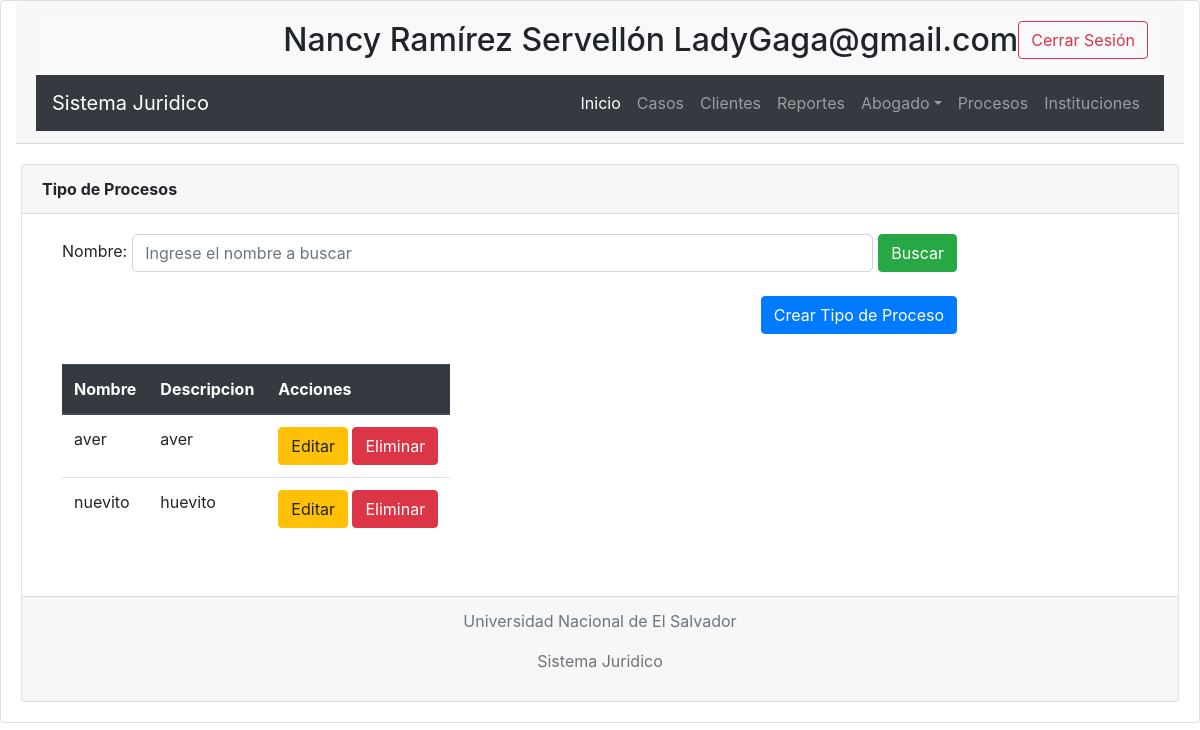
Screenshot of /juridico/tipo_de_proceso/ (signed in) with the database file from the repository.
### Sistema_juridico/models.py (models this page shows, shortened)
class Usuario(AbstractBaseUser,PermissionsMixin):
    correo = models.EmailField(verbose_name='correo electronico',max_length=100,unique=True)
    nombre = models.CharField(max_length = 150)
    apellido = models.CharField(max_length = 150)
    direccion = models.CharField(max_length = 150)
    dui = models.CharField(max_length = 10)
    telefono=models.CharField(max_length = 8)
    fecha_creacion = models.DateField('Fecha de creación', auto_now = True, auto_now_add = False)
    fecha_nacimiento = models.DateField(null=True)
    estado_civil = models.IntegerField(choices=Estado_Civil, default=0)
    username=models.CharField( max_length=50)
    usuario_activo=models.BooleanField(default=True)
    usuario_administrador=models.BooleanField(default=False)
    objects=ManejadorUsuario()
    USERNAME_FIELD='correo'
    REQUIRED_FIELDS=['nombre','apellido']
    class meta:
        verbose_name='usuario'
        verbose_name_plural='usuarios'
    def __str__(self):
        return self.nombre + ' ' + self.apellido + ' ' + self.correo

class TipoDeProceso(models.Model):
    nombre = models.CharField(max_length = 100, blank=False, null=False)
    descripcion = models.TextField(max_length = 220, blank=False, null=False)
    fecha_creacion = models.DateField('Fecha de creacion',auto_now=True, auto_now_add=False)
    class Meta:
        verbose_name = 'Tipo de proceso'
        verbose_name_plural = 'Tipos de procesos'
        ordering=['nombre']

### Sistema_juridico/views.py (the view)
# urls.py: path('tipo_de_proceso/',login_required(ListarTiposDeProcesos.as_view()), name='tipo_de_proceso'),
class ListarTiposDeProcesos(ListView):
    model = TipoDeProceso
    template_name = "procesos/tp_proceso_listado.html"
    context_object_name='tp_p'
    queryset=TipoDeProceso.objects.all()
    paginate_by=10
    def get_queryset(self):
        if self.request.GET.get('buscar') is not None:
            return TipoDeProceso.objects.filter(
            Q(nombre__icontains=self.request.GET['buscar'])|
            Q(descripcion__icontains=self.request.GET['buscar'])
        ).distinct()
        return super().get_queryset()

### templates/procesos/tp_proceso_listado.html (shortened to what this page needs)
{%extends 'base.html'%}{%load static%}{%block title%}Tipo de Procesos{%endblock%} {%block content%}
<div class="card">
    <div class="card-header">
        <strong>Tipo de Procesos</strong>
    </div>
    <div class="card-body card_block">
        <div class="row ">
            <div class="col-md-12 search">
                <form method="GET">
                    <div id="custom-search-input">
                        <div class="input-group col-md-10">
                            <label for="nombre" style="margin: 5px;">Nombre: </label>
                            <input type="text" class="form-control" placeholder="Ingrese el nombre a buscar" name="buscar" style="border-radius: 5px;" id="buscar" value="{{request.GET.buscar}}">
                            <span class="input-group-list">
                                        <button type="submit" class="btn btn-success" id="buscar" style="margin-left: 5px;">Buscar</button>
                                </span>
                        </div>
                    </div>
                </form>
                <br> {%if tp_p%}
            </div>
        </div>
        <div class="col-md-10">
            <a class="btn btn-primary" href="{%url 'crear_tipo_de_proceso'%}" id="crear" style="float: right;">Crear Tipo de Proceso</a>
        </div>
        <br>
        <br>
        <div class="card-body">
            <div class="table">
                <table class="table table-responsive table-hover">
                    <thead class="thead-dark ">
                        <tr>
                            <th scope="col ">Nombre</th>
                            <th scope="col ">Descripcion</th>
                            <th scope="col ">Acciones</th>
                        </tr>
                    </thead>
                    <tbody>
                        {%for ti in tp_p%}
                        <tr>
                            <td>{{ti.nombre}}</td>
                            <td>{{ti.descripcion}}</td>
                            <td>
                                <a onclick="abrir_modal_edicion('{% url 'editar_tipo_de_proceso' ti.id %}')" class="btn btn-warning">Editar</a>
                                <a onclick="abrir_modal_eliminacion('{% url 'eliminar_tipo_de_proceso' ti.id %}')" class="btn btn-danger">Eliminar</a>
                            </td>
                        </tr>
                        {%endfor%}
                    </tbody>
                </table>
            </div>
        </div>
{%endif%}
{%endblock%}

### templates/base.html (shortened to what this page needs)
{% load static %}
<!DOCTYPE html>
<html lang="en">
<head>
    <link rel="stylesheet" href="https://cdn.jsdelivr.net/npm/bootstrap@4.6.0/dist/css/bootstrap.min.css">
</head>
<body>
    <div class="card">
        <div class="container-fluid">
            <div class="card-header">
                <nav class="navbar navbar-expand-md navbar-light bg-light">
                    <ul class="navbar-nav ml-auto">
                        <li>
                            <h2>{{user}}</h2>
                        </li>
                        <li>
                            <a class="btn btn-outline-danger" href="{%url 'logout'%} ">Cerrar Sesión</a>
                        </li>
                    </ul>
                </nav>
                <nav class="navbar navbar-expand-md navbar-dark bg-dark">
                    <a class="navbar-brand" href="{%url 'inicio'%}">Sistema Juridico</a>
                    <div class="collapse navbar-collapse" id="navbarNav">
                        <ul class="navbar-nav ml-auto">
                            <li class="nav-item active">
                                <a class="nav-link" href="{%url 'inicio'%}">Inicio</a>
                            </li>
                            <li class="nav-item">
                                <a class="nav-link" href="{%url 'caso'%}">Casos</a>
                            </li>
                            <li class="nav-item">
                                <a class="nav-link" href="{%url 'cliente'%}">Clientes</a>
                            </li>
                            <li class="nav-item">
                                <a class="nav-link" href="{%url 'reporte'%}">Reportes</a>
                            </li>
                            <li class="nav-item">
                                <li class="nav-item dropdown">
                                    <a class="nav-link dropdown-toggle" href="#" id="navbarDropdown" role="button" data-toggle="dropdown" aria-haspopup="true" aria-expanded="false">Abogado</a>
                                </li>
                            </li>
                            <li class="nav-item">
                                <a class="nav-link" href="{%url 'tipo_de_proceso'%}">Procesos</a>
                            </li>
                            <li class="nav-item">
                                <a class="nav-link" href="#">Instituciones</a>
                            </li>
                        </ul>
                    </div>
                </nav>
            </div>
        </div>
        <div class="card-body">
            {%block barra_busqueda%} {%endblock%} {%block content%}{%endblock%}
        </div>
        {%block footer%}
        <div class="card-footer text-muted">
            <footer class="page-footer font-small blue">
                <div class="footer-copyright text-center">
                    <p>Universidad Nacional de El Salvador</p>
                    <p>Sistema Juridico</p>
                </div>
            </footer>
        </div>
        {%endblock%}
    </div>
</body>
</html>

### rows the page displays
Usuario: nombre+apellido+correo "Nancy Ramírez Servellón LadyGaga@gmail.com"
TipoDeProceso: nombre "aver", descripcion "aver"
TipoDeProceso: nombre "nuevito", descripcion "huevito"
